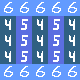

Below is a game level as drawn by its tile map, then a one-line description and the .tmx file that defines it, in full:
An orthogonal 5x5 tile map with 16x16 px tiles, 2 tile layers (set, auto).

<map version="1.8" tiledversion="1.8.4" orientation="orthogonal" renderorder="right-down" width="5" height="5" tilewidth="16" tileheight="16" infinite="0" nextlayerid="8" nextobjectid="1">
 <tileset firstgid="1" source="../spr_test_tileset.tsx" />
 <layer id="1" name="set" width="5" height="5">
  <data encoding="csv">
2,2,2,2,2,
2,2,2,2,2,
2,2,2,2,2,
2,2,2,2,2,
2,2,2,2,2
</data>
 </layer>
 <layer id="7" name="auto" width="5" height="5">
  <data encoding="csv">
7,7,7,7,7,
5,6,5,6,5,
5,6,5,6,5,
5,6,5,6,5,
7,7,7,7,7
</data>
 </layer>
</map>
